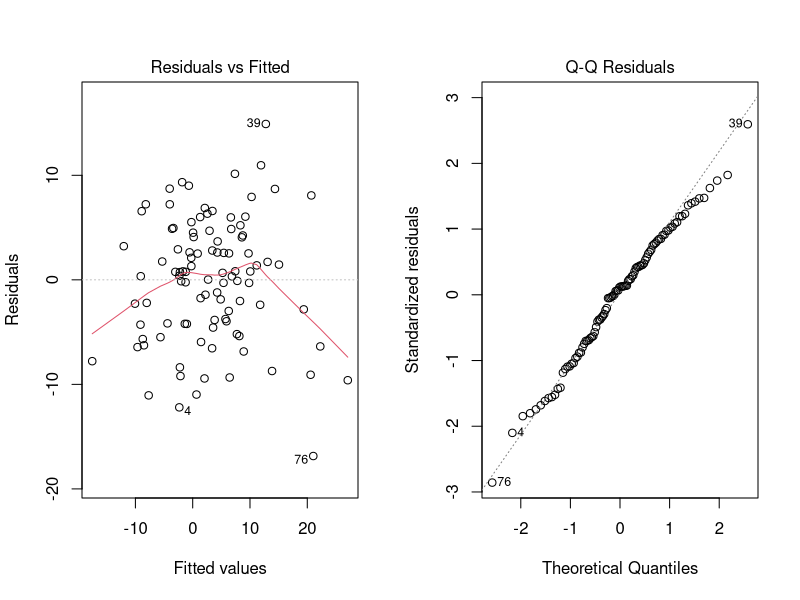
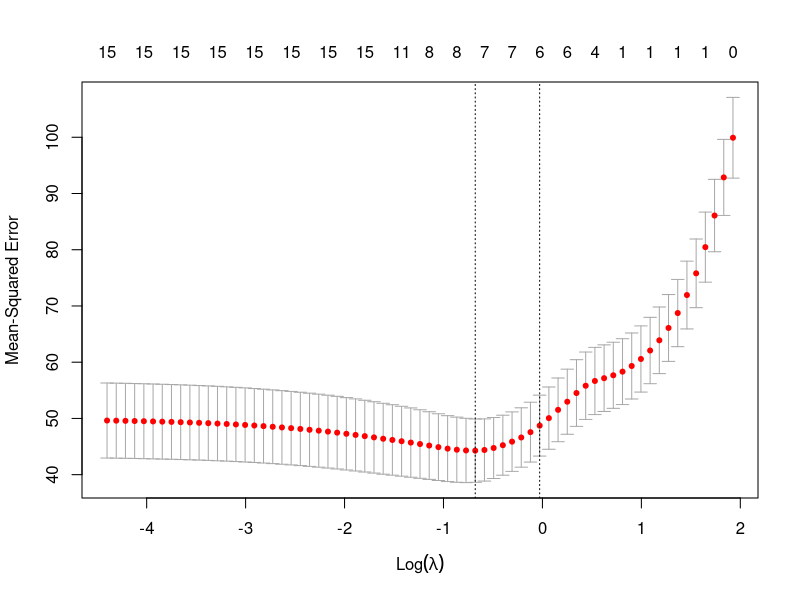
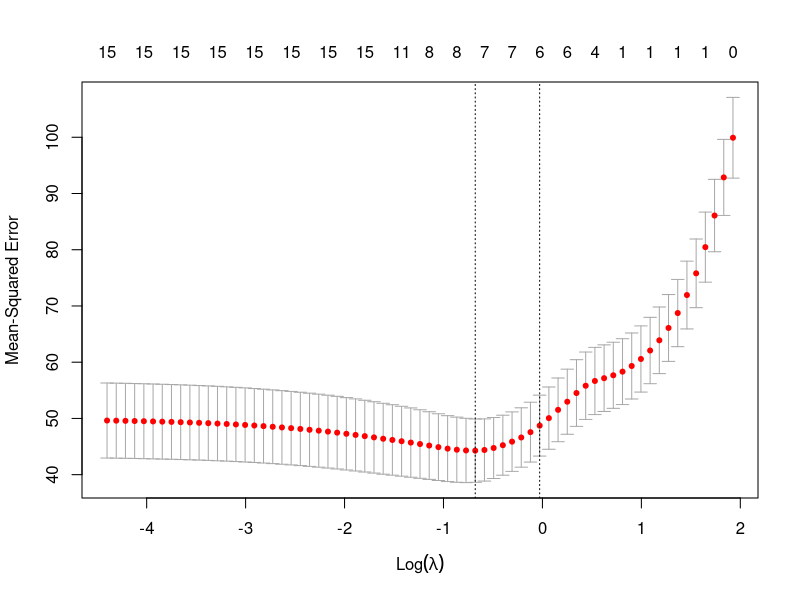

These charts were generated, in order, by the following R code:
## ---- chunk 1
setwd("C:/Users/n01654025/Downloads/STA6166/Final_project")
# Import the tab-delimited data as a data frame
data <- read.delim("STA6166_final_project_data.tsv", header = TRUE, sep = "\t")
library(lmtest)
library(leaps)
library(glmnet)
## ---- chunk 2
# Fit the full regression model
full_model <- lm(Y ~ ., data = data)
# Display regression results
summary(full_model)
## ---- chunk 3
# Refit the full model, as in the original script
full_model <- lm(Y ~ ., data = data)
# Perform the Breusch-Pagan test
bp_result <- bptest(full_model)
print(bp_result)
# Extract test statistic, p-value, and degrees of freedom
bp_result$statistic
bp_result$p.value
bp_result$parameter
## ---- chunk 4
full_model <- lm(Y ~ ., data = data)
# Extract OLS residuals
res <- residuals(full_model)
# Perform Shapiro-Wilk test
shapiro_result <- shapiro.test(res)
print(shapiro_result)
# Extract test statistic and p-value
shapiro_result$statistic
shapiro_result$p.value
## ---- chunk 5
full_model <- lm(Y ~ ., data = data)
# Display two plots side by side
par(mfrow = c(1, 2))
# (a) Residuals versus fitted values
plot(full_model, which = 1)
# (b) Normal Q-Q plot
plot(full_model, which = 2)
# Restore plotting layout
par(mfrow = c(1, 1))
## ---- chunk 6
full_model <- lm(Y ~ ., data = data)
null_model <- lm(Y ~ 1, data = data)
N <- nrow(data)
## ---- chunk 7
forward_AIC <- step(null_model,
  scope = list(lower = formula(null_model), upper = formula(full_model)),
  direction = "forward",
  k = 2, trace = 0)
summary(forward_AIC)
formula(forward_AIC)
AIC(forward_AIC)
## ---- chunk 8
backward_AIC <- step(full_model, direction = "backward", k = 2, trace = 0)
summary(backward_AIC)
formula(backward_AIC)
AIC(backward_AIC)
## ---- chunk 9
stepwise_AIC <- step(null_model,
  scope = list(lower = formula(null_model), upper = formula(full_model)),
  direction = "both",
  k = 2, trace = 0)
summary(stepwise_AIC)
formula(stepwise_AIC)
AIC(stepwise_AIC)
## ---- chunk 10
forward_BIC <- step(null_model,
  scope = list(lower = formula(null_model), upper = formula(full_model)),
  direction = "forward",
  k = log(N), trace = 0)
summary(forward_BIC)
formula(forward_BIC)
BIC(forward_BIC)
## ---- chunk 11
backward_BIC <- step(full_model, direction = "backward", k = log(N), trace = 0)
summary(backward_BIC)
formula(backward_BIC)
BIC(backward_BIC)
## ---- chunk 12
stepwise_BIC <- step(null_model,
  scope = list(lower = formula(null_model), upper = formula(full_model)),
  direction = "both",
  k = log(N), trace = 0)
summary(stepwise_BIC)
formula(stepwise_BIC)
BIC(stepwise_BIC)
## ---- chunk 13
forward_Cp <- regsubsets(Y ~ ., data = data, nvmax = 15, method = "forward")
results <- summary(forward_Cp)
# Select the model with minimum Cp
best_size <- which.min(results$cp)
# Selected coefficients, Cp, and predictor names
coef(forward_Cp, id = best_size)
results$cp[best_size]
names(coef(forward_Cp, id = best_size))[-1]
## ---- chunk 14
backward_Cp <- regsubsets(Y ~ ., data = data, nvmax = 15, method = "backward")
results <- summary(backward_Cp)
# Select the model with minimum Cp
best_size <- which.min(results$cp)
# Selected coefficients, Cp, and predictor names
coef(backward_Cp, id = best_size)
results$cp[best_size]
names(coef(backward_Cp, id = best_size))[-1]
## ---- chunk 15
stepwise_custom <- function(data, criterion = "Cp") {
  predictors <- setdiff(names(data), "Y")
  N <- nrow(data)
  # Full model for estimating residual variance
  full <- lm(Y ~ ., data = data)
  sigma2_full <- sum(resid(full)^2) / df.residual(full)
  TSS <- sum((data$Y - mean(data$Y))^2)
  # Score a candidate model
  evaluate <- function(vars) {
    # reformulate() needs at least one term; "1" gives the intercept-only model
    f <- reformulate(if (length(vars) > 0) vars else "1", response = "Y")
    fit <- lm(f, data = data)
    RSS <- sum(resid(fit)^2)
    p <- length(coef(fit)) # Includes intercept
    if (criterion == "Cp") {
      score <- RSS / sigma2_full - N + 2 * p
    } else if (criterion == "adjR2") {
      score <- 1 - (RSS / (N - p)) / (TSS / (N - 1))
    } else {
      stop("Criterion must be Cp or adjR2")
    }
    score
  }
  # Start with intercept-only model
  selected <- character(0)
  current_score <- evaluate(selected)
  repeat {
    remaining <- setdiff(predictors, selected)
    # Candidate additions
    add_models <- lapply(remaining, function(v) c(selected, v))
    # Candidate removals
    remove_models <- lapply(selected, function(v) setdiff(selected, v))
    candidates <- c(add_models, remove_models)
    if (length(candidates) == 0) break
    scores <- vapply(candidates, evaluate, numeric(1))
    if (criterion == "Cp") {
      best <- which.min(scores)
      improved <- scores[best] < current_score - 1e-10
    } else {
      best <- which.max(scores)
      improved <- scores[best] > current_score + 1e-10
    }
    if (!improved) break
    selected <- candidates[[best]]
    current_score <- scores[best]
  }
  final_model <- lm(reformulate(selected, response = "Y"), data = data)
  list(model = final_model, selected = selected,
       criterion_value = current_score)
}
## ---- chunk 16
stepwise_Cp <- stepwise_custom(data = data, criterion = "Cp")
summary(stepwise_Cp$model)
formula(stepwise_Cp$model)
# Selected predictors and final Cp
stepwise_Cp$selected
stepwise_Cp$criterion_value
## ---- chunk 17
forward_adjR2 <- regsubsets(Y ~ ., data = data, nvmax = 15, method = "forward")
results <- summary(forward_adjR2)
# Choose the largest adjusted R-squared
best_size <- which.max(results$adjr2)
coef(forward_adjR2, id = best_size)
results$adjr2[best_size]
names(coef(forward_adjR2, id = best_size))[-1]
## ---- chunk 18
backward_adjR2 <- regsubsets(Y ~ ., data = data, nvmax = 15, method = "backward")
results <- summary(backward_adjR2)
# Choose the largest adjusted R-squared
best_size <- which.max(results$adjr2)
coef(backward_adjR2, id = best_size)
results$adjr2[best_size]
names(coef(backward_adjR2, id = best_size))[-1]
## ---- chunk 19
stepwise_adjR2 <- stepwise_custom(data = data, criterion = "adjR2")
summary(stepwise_adjR2$model)
formula(stepwise_adjR2$model)
# Selected predictors and final adjusted R-squared
stepwise_adjR2$selected
stepwise_adjR2$criterion_value
## ---- chunk 20
# Predictor matrix: X1 through X15
X <- as.matrix(data[, paste0("X", 1:15)])
# Response vector
Y <- data$Y
# Check dimensions
dim(X)
length(Y)
## ---- chunk 21
set.seed(6166)
cv_lasso <- cv.glmnet(x = X, y = Y, alpha = 1,
  nfolds = 10, family = "gaussian", type.measure = "mse",
  standardize = TRUE)
# Display cross-validation results
print(cv_lasso)
## ---- chunk 22
# Plot cross-validation MSE against lambda
plot(cv_lasso)
# Save plot as PDF
pdf("Question10_LASSO_CV.pdf", width = 8, height = 6)
plot(cv_lasso)
dev.off()
## ---- chunk 23
lambda_selected <- cv_lasso$lambda.min
lambda_selected
# Minimum cross-validation MSE
min(cv_lasso$cvm)
## ---- chunk 24
lasso_model <- glmnet(x = X, y = Y, alpha = 1,
  lambda = lambda_selected, family = "gaussian",
  standardize = TRUE)
# Display fitted model
print(lasso_model)
## ---- chunk 25
# Extract LASSO coefficients
lasso_coef <- coef(lasso_model)
print(lasso_coef)
# Convert sparse coefficients into a data frame
lasso_coef_df <- data.frame(
  Coefficient = rownames(lasso_coef),
  Estimate = as.numeric(lasso_coef)
)
print(lasso_coef_df)
## ---- chunk 26
# Exclude intercept
beta_lasso <- lasso_coef_df[-1, ]
# Identify predictors with nonzero coefficients
selected_predictors <- beta_lasso$Coefficient[
  beta_lasso$Estimate != 0
]
print(selected_predictors)
# Number of selected predictors
length(selected_predictors)
## ---- chunk 27
lasso_table <- data.frame(
  Coefficient = paste0("beta", 1:15),
  LASSO_Point_Estimate = as.numeric(
    lasso_coef[paste0("X", 1:15), 1]
  )
)
print(lasso_table)
# Optional: save as CSV
write.csv(lasso_table, "Question11_LASSO_Coefficients.csv",
          row.names = FALSE)
